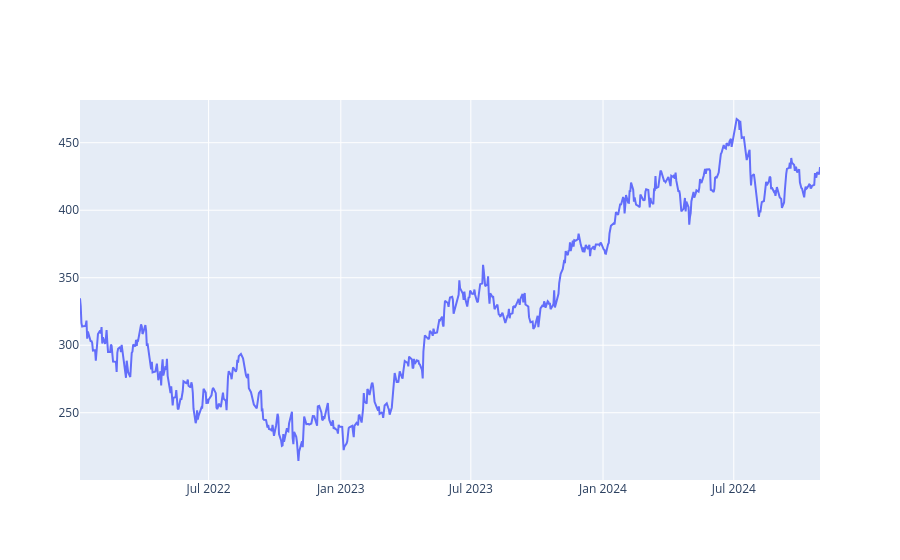

Notebook code cell kept with this figure:
### Code cell
fig = go.Figure(data=go.Scatter(x=data.index,y=data['Close'], mode='lines'))
fig.show()

### Figure 1 — Plotly figure (JSON) as saved in the notebook; plotly's stock layout.template omitted (floating-point values rounded to 4 significant figures; data arrays with more than 128 entries replaced by an {"elided": "..."} marker saying what was removed)
{"data": [{"mode": "lines", "type": "scatter", "x": {"elided": "710 str values"}, "y": {"elided": "710 float values"}}], "layout": {}}
